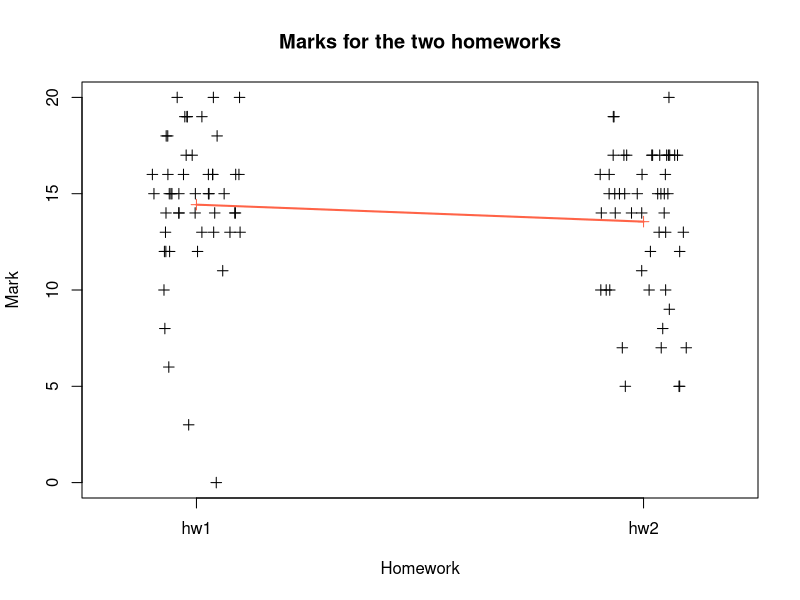

Reproduce this figure in R. (Note: this script raises an error after producing the figure.)
#!/usr/bin/env Rscript

marks <- read.csv(file="marks-data.csv",head=T,sep=";")

# An overview of the dataset's structure and size.

str(marks)
summary(marks)


# Central tendency and spread.

firstHomework <- subset(marks, homework == 'hw1')
secundHomework <- subset(marks, homework == 'hw2')

mean(firstHomework$mark)
mean(secundHomework$mark)
median(firstHomework$mark)
median(secundHomework$mark)
var(firstHomework$mark)
var(secundHomework$mark)
sd(firstHomework$mark)
sd(secundHomework$mark)


# Scatter plot.

stripchart(marks$mark~marks$homework, method="jitter", vertical=T, xlab="Homework", ylab="Mark", main="Marks for the two homeworks", pch=3)
points(c(mean(firstHomework$mark), mean(secundHomework$mark)), pch=3, col="tomato")
lines(c(mean(firstHomework$mark), mean(secundHomework$mark)), pch=3, col="tomato", lwd=2)


# Student's t-test

t.test(marks$mark~marks$homework,paired=T,alternative="two.sided")

# Prediction

hw1<-marks[marks$homework=="hw1","mark"]
hw2<-marks[marks$homework=="hw2","mark"]

plot(jitter(hw1),jitter(hw2), xlab="First homework", ylab="Secund Homework", ylim=c(0,20))
lines(c(mean(hw1),mean(hw1)),c(0,20),col="tomato")
lines(c(0,20),c(mean(hw2),mean(hw2)),col="tomato")
